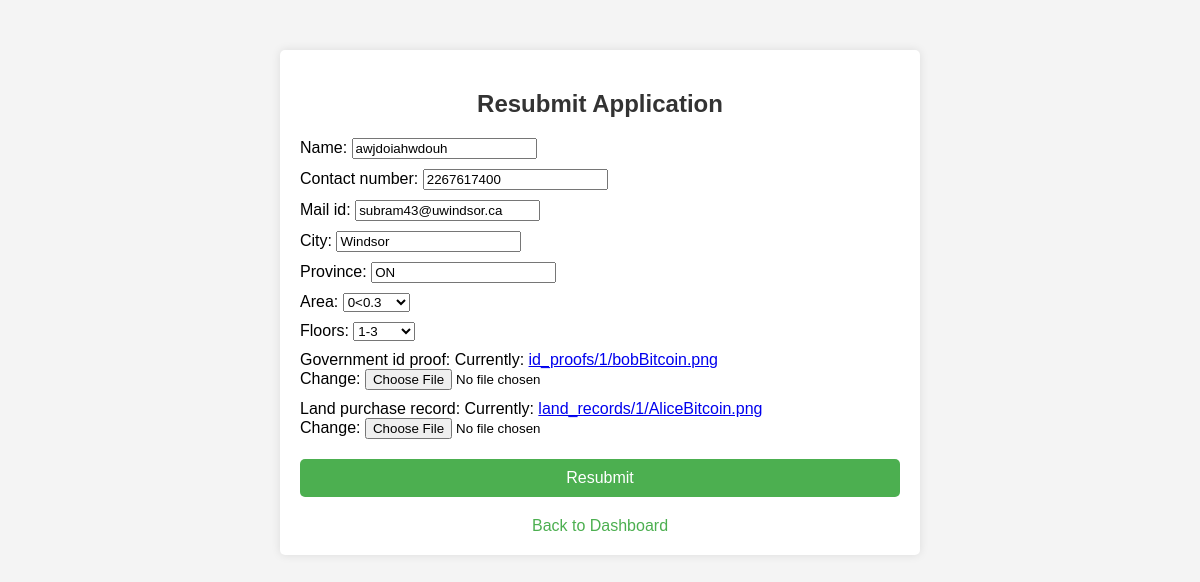
Screenshot of /resubmit_application/1/ (signed in) with the database file from the repository.
### myapp/models.py (models this page shows, shortened)
class BuildingPermit(models.Model):
    AREA_CHOICES = [
        ('0-0.3', '0<0.3'),
        ('0.3-0.5', '0.3<0.5'),
        ('0.5-0.7', '0.5<0.7'),
        ('0.7+', '>=0.7'),
    ]
    FLOORS_CHOICES = [
        ('1-3', '1-3'),
        ('4-6', '4-6'),
        ('7+', '>=7'),
    ]
    __application_status_options = {
        "submitted": "Submitted",
        "in progress": "In Progress",
        "approved": "Approved",
        "rejected": "Rejected",
        "additional": "Additional Document Required",
    }
    name = models.CharField(max_length=100)
    contact_number = models.CharField(max_length=15)
    mail_id = models.EmailField()
    city = models.CharField(max_length=100)
    province = models.CharField(max_length=100)
    area = models.CharField(max_length=20, choices=AREA_CHOICES)
    floors = models.CharField(max_length=20, choices=FLOORS_CHOICES)
    government_id_proof = models.FileField(upload_to=user_id_proof_path)
    land_purchase_record = models.FileField(upload_to=user_land_records_path)
    trees_required = models.PositiveIntegerField()
    application_number = models.CharField(max_length=50, default=str(uuid.uuid4()))
    application_status = models.CharField(max_length=20, choices=__application_status_options, default="submitted")
    date = models.CharField(max_length=50, default=str(datetime.now().strftime("%B %d, %Y")))
    user_id = models.PositiveIntegerField(default=1)
    usr = models.ForeignKey(CustomUser, on_delete=models.CASCADE)
    additional_document_description = models.CharField(max_length=1000, blank=True, null=True)
    additional_document_1 = models.FileField(upload_to=user_additional_document_1_path, blank=True, null=True)
    additional_document_2 = models.FileField(upload_to=user_additional_records_2_path, blank=True, null=True)

### myapp/views.py (the view)
# urls.py: path('resubmit_application/<int:permit_id>/', views.resubmit_application, name='resubmit_application'),
@login_required
def resubmit_application(request, permit_id):
    permit = get_object_or_404(BuildingPermit, pk=permit_id, usr=request.user)
    if request.method == 'POST':
        form = BuildingPermitForm(request.POST, request.FILES, instance=permit)
        if form.is_valid():
            permit.application_status = 'submitted'
            permit.is_resubmitted = True
            form.save()
            messages.success(request, 'Application resubmitted successfully.')
            return redirect('myapp:user_dashboard')
    else:
        form = BuildingPermitForm(instance=permit)
    return render(request, 'user/resubmit_application.html', {'form': form, 'permit': permit})

### myapp/forms.py (shortened to what this page needs)
class BuildingPermitForm(forms.ModelForm):
    class Meta:
        model = BuildingPermit
        fields = ['name', 'contact_number', 'mail_id', 'city', 'province', 'area', 'floors', 'government_id_proof',
                  'land_purchase_record', 'user_id']
        widgets = {
            'area': forms.Select(choices=BuildingPermit.AREA_CHOICES),
            'floors': forms.Select(choices=BuildingPermit.FLOORS_CHOICES),
            'user_id': forms.HiddenInput(),
        }

### myapp/templates/user/resubmit_application.html (shortened to what this page needs)
{% load static %}
<!DOCTYPE html>
<html lang="en">
<head>
    <link rel="stylesheet" type="text/css" href="{% static 'user/user_application.css' %}">
</head>
<body>
    <div class="application-details">
        <h2>Resubmit Application</h2>
        <form method="post" enctype="multipart/form-data">
            {{ form.as_p }}
            <button type="submit">Resubmit</button>
        </form>
        <a href="{% url 'myapp:user_dashboard' %}" class="back-link">Back to Dashboard</a>
    </div>
</body>
</html>

### myapp/templates/user/user_application.css (style rules this page uses)
body { font-family: Arial, sans-serif; background-color: #f4f4f4; margin: 0; padding: 0; }
.application-details { width: 50%; margin: 50px auto; padding: 20px; background-color: #fff; box-shadow: 0 0 10px rgba(0, 0, 0, 0.1); border-radius: 5px; }
h2 { text-align: center; color: #333; margin-bottom: 20px; }
form { width: 100%; }
form p { margin: 10px 0; }
button { display: block; width: 100%; padding: 10px; background-color: #4CAF50; color: white; border: none; border-radius: 5px; cursor: pointer; font-size: 16px; margin-top: 20px; }
.back-link { display: block; text-align: center; margin-top: 20px; color: #4CAF50; text-decoration: none; }

### rows the page displays
BuildingPermit: name "awjdoiahwdouh", contact_number "2267617400", mail_id "subram43@uwindsor.ca", city "Windsor", province "ON", area "0<0.3", floors "1-3"
